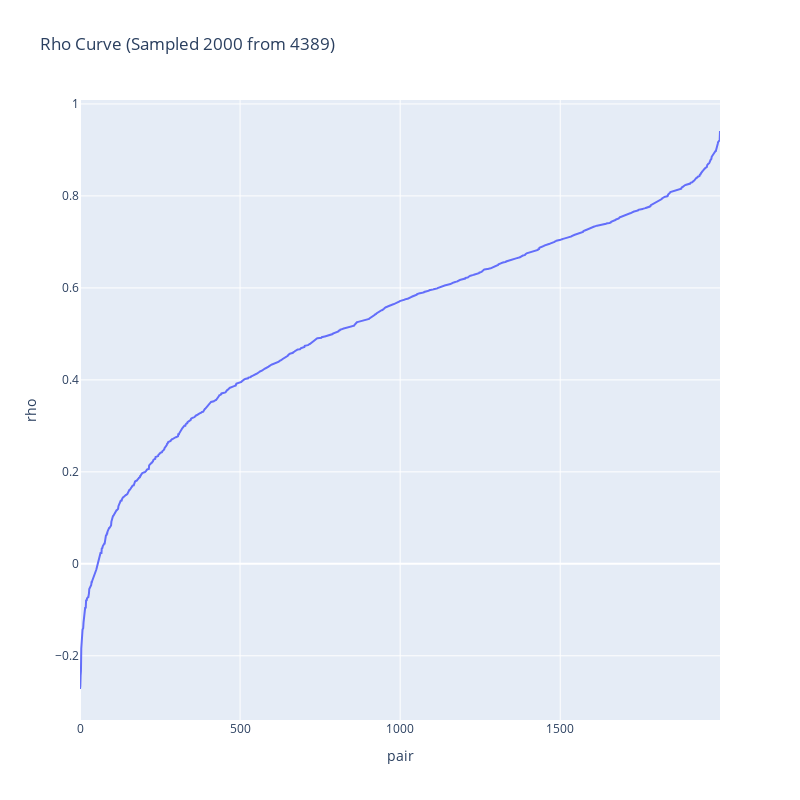

Write notebook code for a chart like this one.
### Code cell
plot_rho_curve(ccm_filtered_redundancy[np.argwhere(genes_filtered_redundancy == CLN3).squeeze()])

### Figure 1 — Plotly figure (JSON) as saved in the notebook; plotly's stock layout.template omitted (floating-point values rounded to 4 significant figures; data arrays with more than 128 entries replaced by an {"elided": "..."} marker saying what was removed)
{"data": [{"showlegend": false, "type": "scatter", "x": {"elided": "2000 int values"}, "y": {"elided": "2000 float values"}}], "layout": {"height": 800, "title": {"text": "Rho Curve (Sampled 2000 from 4389)"}, "width": 800, "xaxis": {"title": {"text": "pair"}}, "yaxis": {"title": {"text": "rho"}}}}
